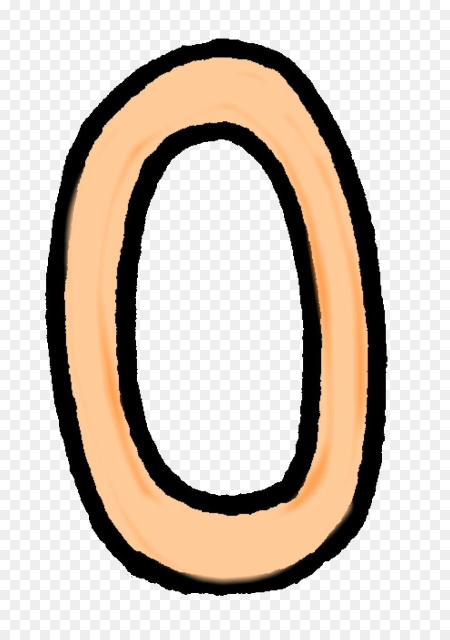
#> input picture images/0.jpg, 900 x 1280 px (shown at 1/2 size); its folder holds only this picture in this run
$ python PicHandler_.py
#> lines starting #> are read from the running program, lines starting #| are printed output that depends on the picture; after the words box and inside, x2 and y2 are one past the last pixel; in counts of white or black regions, pixels touching at a corner belong together
import numpy as np
from PIL import PngImagePlugin, JpegImagePlugin, BmpImagePlugin
import cv2
import os
from pythreshold.utils import *
from typing import Tuple, Union


class PicHandler:
    name = '_'

    def __init__(self, o: Union[
        str, np.ndarray, PngImagePlugin.PngImageFile, JpegImagePlugin.JpegImageFile, BmpImagePlugin.BmpImageFile],
                 path='images/'):
        '''
        Creates a gray (white n black) image, based on 2-d np.ndarray.
        To specify the current directory, use path='.'

        :param o: object of either `str` or `np.ndarray`. `str` is the filename or the filename with extension
        :param path: `str`, optional. A path to the filename or to the filename with extension
        '''
#> called with o = '0.jpg', path = 'images/'
        if isinstance(o, str):
            s = lambda a: a.split('.', 1)
            *a, = filter(lambda a: [s(a)[0] == s(o)[0], a == o][len(s(o)) > 1], {*os.listdir(path)})

            if len(a) > 1:
                raise ValueError(f'there are two or more files with such a name "{o}" in the directory "{path}" - '
                                 'try to specify the extension of a file')
            elif not len(a):
                raise ValueError(f'there is no image "{o}" in the directory "{path}"')
            else:
                self.name = a[0]

            img = cv2.imread(f'{[path,""][path=="."]}{self.name}', cv2.IMREAD_UNCHANGED)
#> img is the input picture: shape (1280, 900, 3); mean B, G, R 187.3, 198.6, 210.5

        elif isinstance(o, np.ndarray):
            self.name = '_'
            img = o
        else:
            self.name = o.filename
            img = np.array(o)

        if len(img.shape) == 3:
            if img.shape[2] == 4:
                *_, b = cv2.split(img)
                self.img = [cv2.bitwise_not(b), cv2.cvtColor(img, cv2.COLOR_BGR2GRAY)][int(np.amax(b)) == int(np.amin(b))]
            else:
                self.img = cv2.cvtColor(img, cv2.COLOR_BGR2GRAY)
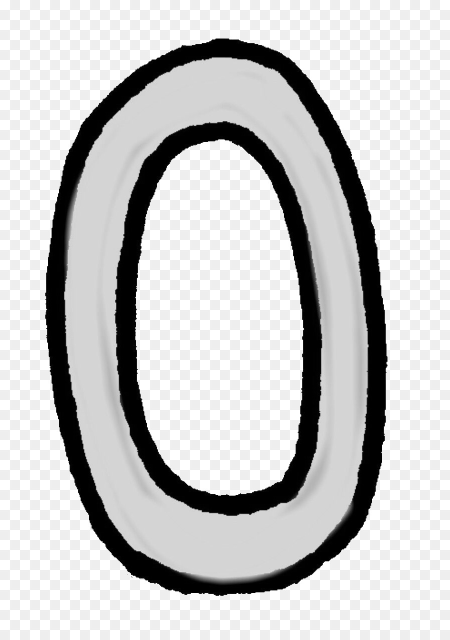
#> self.img: shape (1280, 900) (shown at 1/2 size); min 0, max 255, mean 200.9
        elif len(img.shape) == 2:
            self.img = img
        else:
            raise ValueError('the input data to be interpreted as an image has more then 3 dimensions')


    # [34 lines left out: functions __resize, resize, alter, not called in this run]


    ''' Opens the image window. Closed by pressing any button '''
    _show = lambda self, n=None, i=None: [cv2.imshow(['_', self.name][n is None], [i, self.img][i is None]),
                                          cv2.waitKey(0), cv2.destroyAllWindows()]


    # [13 lines left out: function blocksOfPixels, not called in this run]


    '''returns vector of the image `np.ndarray`'''
    vectorOfPixels = lambda self: self.blocksOfPixels().flatten()


    '''thinning the line of the image using Zhang-Suen algorithm
    Operates on a copy, not on the internal image

    :return: `np.ndarray` of [0, 1]
    '''
    thinning = lambda self: cv2.ximgproc.thinning(cv2.bitwise_not(self.img.copy()))


    # neighbourhood = lambda self, i, j, img: [img[i-1,j],img[i-1,j+1],img[i,j+1],img[i+1,j+1],img[i+1,j],img[i+1,j-1],img[i][j-1],img[i-1][j-1]]
    #
    # def __transitions(self, i, j,img):
    #     #near=[img[i,j-1],img[i,j+1],img[i-1,j],img[i+1,j],img[i-1,j-1],img[i-1,j+1],img[i+1][j-1],img[i+1][j+1]]
    #     n = self.neighbourhood(i, j, img)
    #     return sum((a,b)==(0,1) for a,b in zip((n, n[1:])))
    #
    # # def __black_supremacy(self, i, j,img):
    # #     return img[i,j-1]+img[i,j+1]+img[i-1,j]+img[i+1,j]+img[i-1,j-1]+img[i-1,j+1]+img[i+1][j-1]+img[i+1][j+1]
    #
    #
    #
    # def thinning(self):
    #
    #     self._show()
    #     thin = np.vectorize(lambda _: [1,0][_>255//2])(self.img)
    #     h,w = self.img.shape
    #     flag = True
    #
    #     while flag:
    #
    #         flag = False
    #         for it in (0,1):
    #             cells=set()
    #             for i in range(1, h-1):
    #                 for j in range(1, w-1):
    #                     P2,P3,P4,P5,P6,P7,P8,P9 = n = self.neighbourhood(i, j, thin)
    #                     if thin[i,j] and 2<=sum(n)<=6 and sum((a,b)==(0,1) for a, b in zip(n, n[1:]))==1 and \
    #                     eval(f'P2*P4*P{6+2*it}==0') and eval(f'P{4-2*it}*P6*P8==0'):
    #                         cells.add((i,j))
    #             if cells:
    #                 flag = True
    #                 while cells:
    #                     thin[cells.pop()]=0
    #
            #
            # cells_.clear()
            #
            # for i in range(1, h-1):
            #     for j in range(1, w-1):
            #         P2,P3,P4,P5,P6,P7,P8,P9 = n = self.neighbourhood(i, j, thin)
            #         if thin[i,j] and 2<=sum(n)<=6 and sum((a,b)==(0,1) for a, b in zip(n, n[1:]))==1 and \
            #         P2*P4*P8==0 and P2*P6*P8==0:
            #             cells_.append((i,j))
            #
            # for cell in cells_:
            #     thin[cell]=0
            #

    #     return np.vectorize(lambda _:[0,255][_])(thin).astype(np.uint8)
    #
    #
    # def neighbours(self,x,y, image):
    #     "Return 8-neighbours of image point P1(x,y), in a clockwise order"
    #     img = image
    #     x_1, y_1, x1, y1 = x-1, y-1, x+1, y+1
    #     return [ img[x_1][y], img[x_1][y1], img[x][y1], img[x1][y1],     # P2,P3,P4,P5
    #                 img[x1][y], img[x1][y_1], img[x][y_1], img[x_1][y_1] ]    # P6,P7,P8,P9
    #
    # def transitions(self,neighbours):
    #     "No. of 0,1 patterns (transitions from 0 to 1) in the ordered sequence"
    #     n = neighbours + neighbours[0:1]      # P2, P3, ... , P8, P9, P2
    #     return sum( (n1, n2) == (0, 1) for n1, n2 in zip(n, n[1:]) )  # (P2,P3), (P3,P4), ... , (P8,P9), (P9,P2)
    #
    # def zhangSuen(self):
    #     "the Zhang-Suen Thinning Algorithm"
    #     Image_Thinned = cv2.bitwise_not(self.img.copy())  # deepcopy to protect the original image
    #     changing1 = changing2 = 1        #  the points to be removed (set as 0)
    #     while changing1 or changing2:   #  iterates until no further changes occur in the image
    #         # Step 1
    #         changing1 = []
    #         rows, columns = Image_Thinned.shape               # x for rows, y for columns
    #         for x in range(1, rows - 1):                     # No. of  rows
    #             for y in range(1, columns - 1):            # No. of columns
    #                 P2,P3,P4,P5,P6,P7,P8,P9 = n = self.neighbours(x, y, Image_Thinned)
    #                 if (Image_Thinned[x][y] == 1     and    # Condition 0: Point P1 in the object regions
    #                     2 <= sum(n) <= 6   and    # Condition 1: 2<= N(P1) <= 6
    #                     self.transitions(n) == 1 and    # Condition 2: S(P1)=1
    #                     P2 * P4 * P6 == 0  and    # Condition 3
    #                     P4 * P6 * P8 == 0):         # Condition 4
    #                     changing1.append((x,y))
    #         for x, y in changing1:
    #             Image_Thinned[x][y] = 0
    #         # Step 2
    #         changing2 = []
    #         for x in range(1, rows - 1):
    #             for y in range(1, columns - 1):
    #                 P2,P3,P4,P5,P6,P7,P8,P9 = n = self.neighbours(x, y, Image_Thinned)
    #                 if (Image_Thinned[x][y] == 1   and        # Condition 0
    #                     2 <= sum(n) <= 6  and       # Condition 1
    #                     self.transitions(n) == 1 and      # Condition 2
    #                     P2 * P4 * P8 == 0 and       # Condition 3
    #                     P2 * P6 * P8 == 0):            # Condition 4
    #                     changing2.append((x,y))
    #         for x, y in changing2:
    #             Image_Thinned[x][y] = 0
    #     return Image_Thinned

if __name__ == '__main__':

    c=PicHandler('0.jpg')
    cv2.imshow('n', c.img)
    cv2.imshow('i', cv2.bitwise_not(c.img))
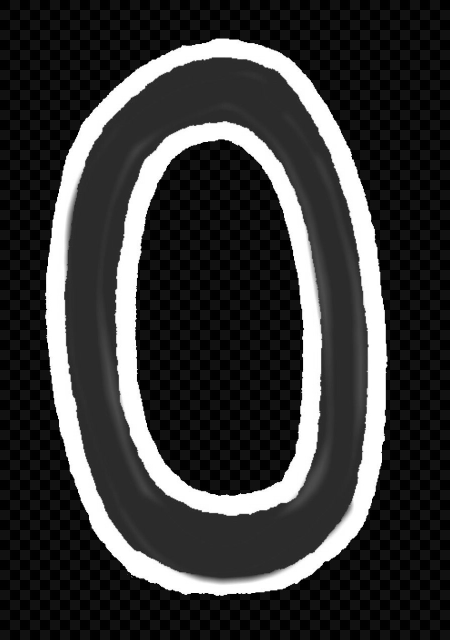
#> window 'i': shape (1280, 900) (shown at 1/2 size); min 0, max 255, mean 54.1
    cv2.imshow('t', c.thinning())
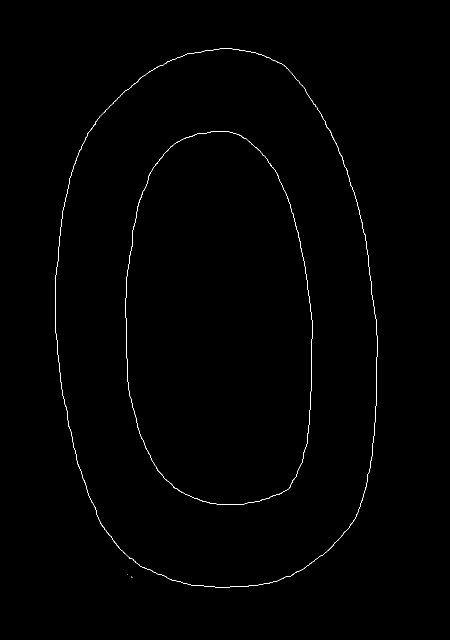
#> window 't': shape (1280, 900) (shown at 1/2 size); 0.41% white in thin lines or dots, all inside (x1, y1, x2, y2) = (110, 96, 755, 1175)
    a = c.thinning()
    b = cv2.bitwise_not(c.thinning()).astype(np.uint8)
    cv2.imshow('in', b)
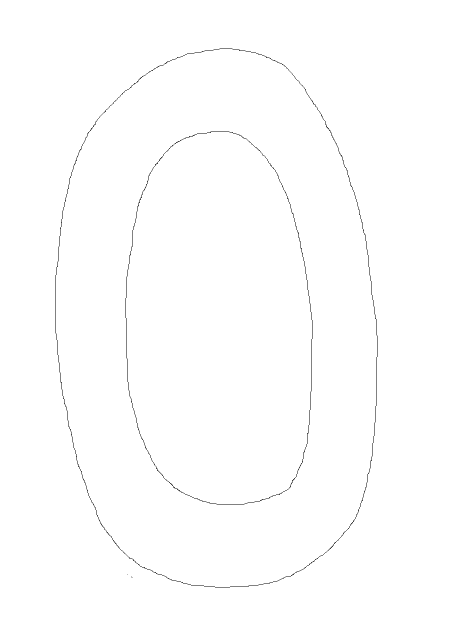
#> window 'in': shape (1280, 900) (shown at 1/2 size); 99.6% white; black in thin lines or dots, all inside (x1, y1, x2, y2) = (110, 96, 755, 1175)
    # [11 lines of commented-out code are left out]
    cv2.waitKey(0)
    cv2.destroyAllWindows()
